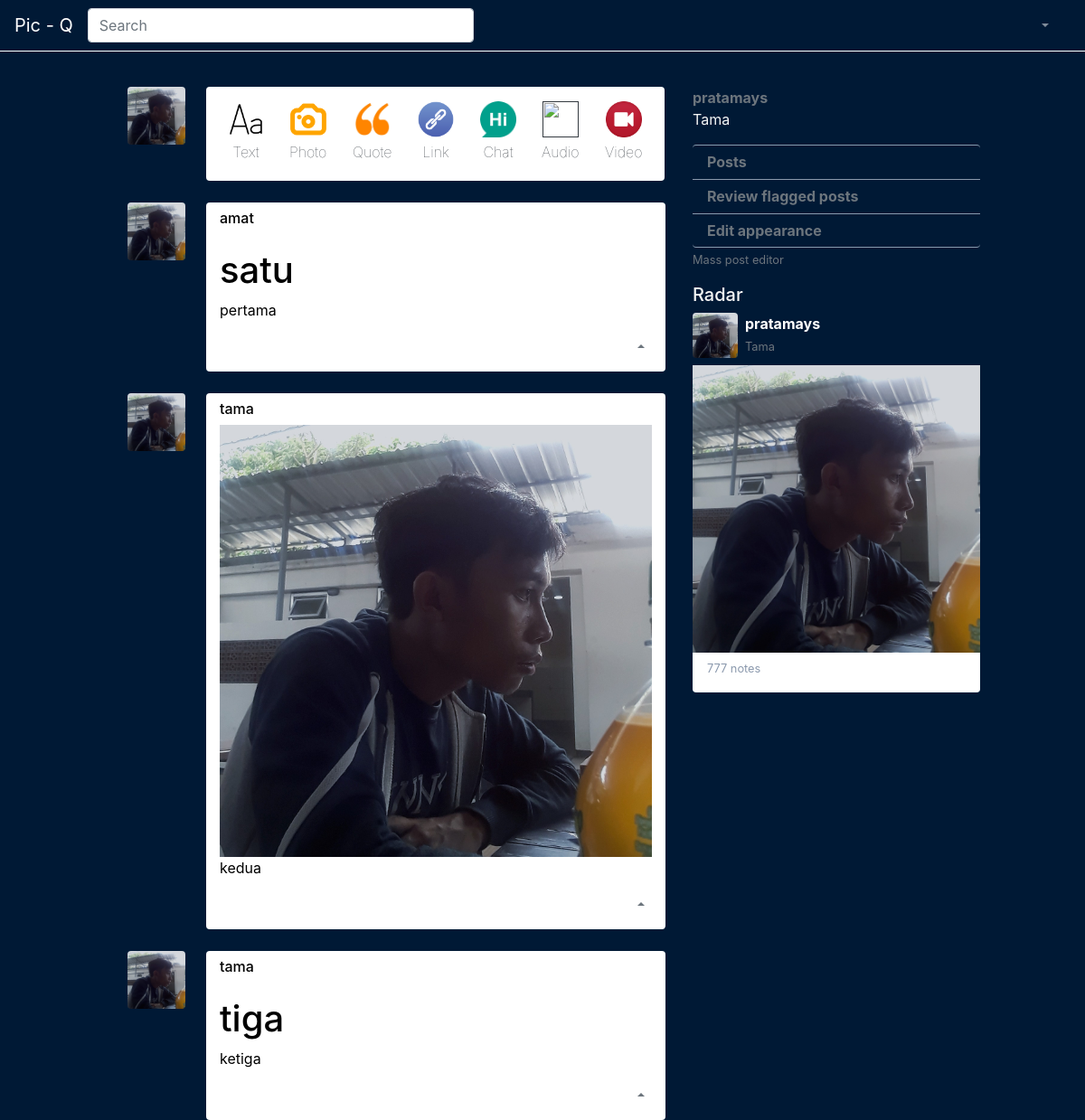
The page /index.php/primer/profil on the database as committed earlier.
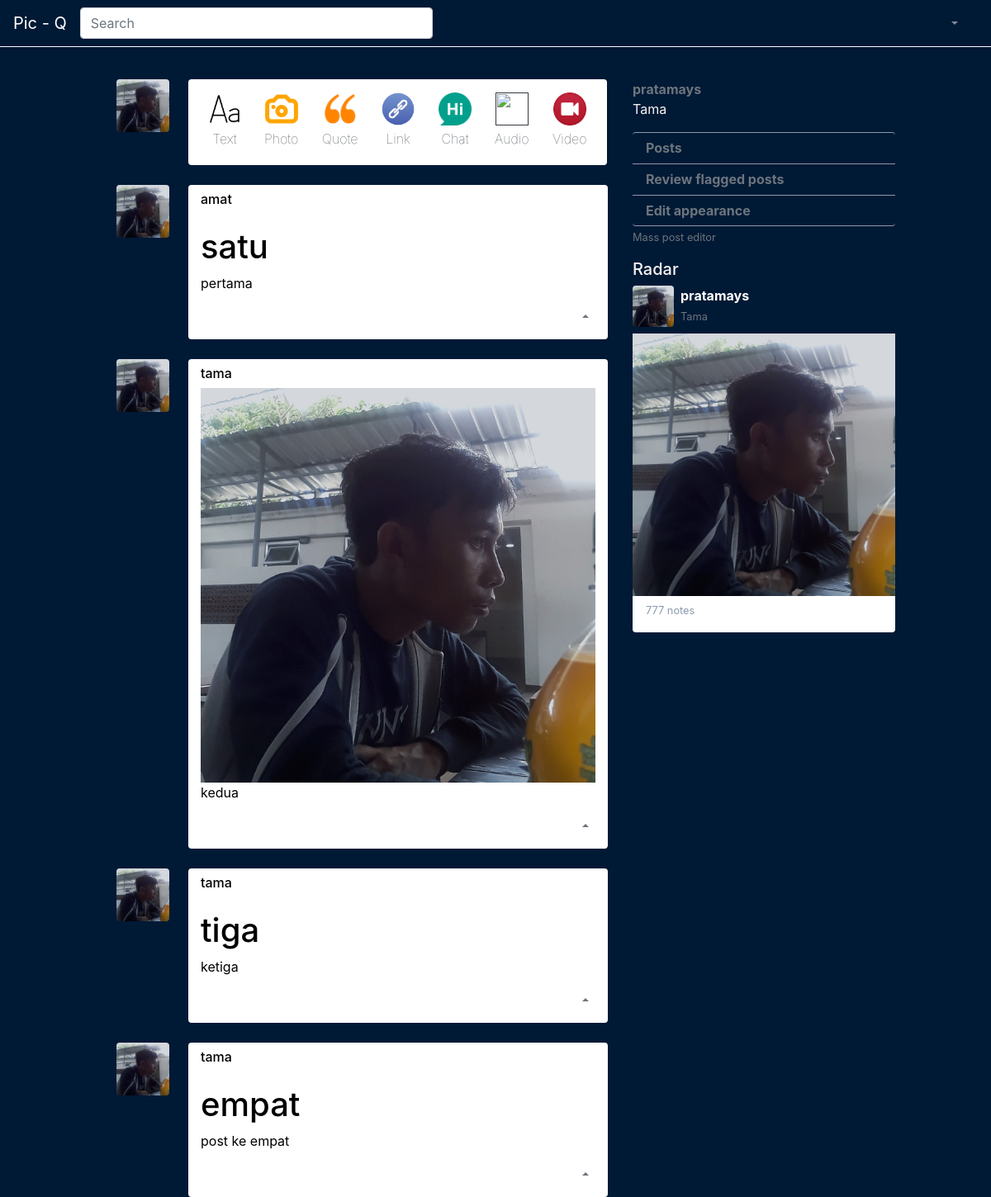
The same page on the database as committed later.
### tables this page shows
CREATE TABLE `posting` (
  `idPosting` int(11) NOT NULL,
  `username` varchar(10) NOT NULL,
  `postText` varchar(250) DEFAULT NULL,
  `postFoto` varchar(100) DEFAULT NULL,
  `caption` varchar(100) DEFAULT NULL,
  `tag` varchar(100) DEFAULT NULL
);

### application/controllers/Primer.php (called while the page is built, shortened)
<?php
class Primer extends CI_Controller {
	public function __construct()
	{
		$this->load->model('model_dashboard');
		$this->load->model('model_post');
	}
	public function profil()
	{
		$data['post'] = $this->model_dashboard->getAllPost();
		$this->load->view('template/page_header');
		$this->load->view('profil',$data);
		$this->load->view('template/modal_post');
		$this->load->view('template/modal_comment');
	}
}

### index.php (called while the page is built, shortened)
<?php
require_once BASEPATH.'core/CodeIgniter.php';

### application/models/Model_dashboard.php (called while the page is built)
<?php
class Model_dashboard extends CI_Model{
    public function getAllPost(){
        $query = $this->db->get('posting');
        return $query->result_array();
    }
}

### application/views/profil.php (the view, shortened to what this page needs)
<div class="container pl-5 mt-5">
    <div class="row ml-5">
        <div class="col col-7 mt-5">
            <div class="row">
                <div class="col col-2">
                    <a href="#fake">
                        <img alt="" class="rounded" src="<?php echo base_url(); ?>assets/tempImage-min.jpg" alt="UNKNOWN" width="64px" height="64px">
                    </a>
                </div>
                <div class="col rounded d-flex" style="background-color: white; color: black;">
                    <ul class="list-inline mx-auto mb-1 justify-content-center text-center">
                        <li class="list-inline-item">
                            <a href="" class="text-dark hvr-float" style="text-decoration:none;" data-toggle="modal" data-target="#modalText">
                                <img src="<?php echo base_url('assets/aa.png'); ?>" alt="" width="40px" height="40px">
                                <p class="font-weight-lighter mt-1">Text</p>
                            </a>
                        </li>
                        <li class="list-inline-item ml-3 mt-3">
                            <a href="" class="text-dark hvr-float" style="text-decoration:none;" data-toggle="modal" data-target="#modalFoto">
                                <img src="<?php echo base_url('assets/camera.png'); ?>" alt="" width="40px" height="40px">
                                <p class="font-weight-lighter mt-1">Photo</p>
                            </a>
                        </li>
                        <li class="list-inline-item ml-3 mt-3">
                            <a href="" class="text-dark hvr-float" style="text-decoration:none;" data-toggle="modal" data-target="#modalQuote">
                                <img src="<?php echo base_url('assets/quotes.png'); ?>" alt="" width="40px" height="40px">
                                <p class="font-weight-lighter mt-1">Quote</p>
                            </a>
                        </li>
                        <li class="list-inline-item ml-3 mt-3">
                            <a href="" class="text-dark hvr-float" style="text-decoration:none;" data-toggle="modal" data-target="#modalLink">
                                <img src="<?php echo base_url('assets/link.png'); ?>" alt="" width="40px" height="40px">
                                <p class="font-weight-lighter mt-1">Link</p>
                            </a>
                        </li>
                        <li class="list-inline-item ml-3 mt-3">
                            <a href="" class="text-dark hvr-float" style="text-decoration:none;" data-toggle="modal" data-target="#modalChat">
                                <img src="<?php echo base_url('assets/icon.png'); ?>" alt="" width="40px" height="40px">
                                <p class="font-weight-lighter mt-1">Chat</p>
                            </a>
                        </li>
                        <li class="list-inline-item ml-3 mt-3">
                            <a href="" class="text-dark hvr-float" style="text-decoration:none;" data-toggle="modal" data-target="#modalAudio">
                                <img src="<?php echo base_url('assets/headset.ico'); ?>" alt="" width="40px" height="40px">
                                <p class="font-weight-lighter mt-1">Audio</p>
                            </a>
                        </li>
                        <li class="list-inline-item ml-3 mt-3">
                            <a href="" class="text-dark hvr-float" style="text-decoration:none;" data-toggle="modal" data-target="#modalVideo">
                                <img src="<?php echo base_url('assets/video.png'); ?>" alt="" width="40px" height="40px">
                                <p class="font-weight-lighter mt-1">Video</p>
                            </a>
                        </li>
                    </ul>
                </div>
            </div>
            <?php foreach ($post as $data) : ?>
                <div class="row mt-4">
                    <div class="col col-2">
                        <a href="#fake">
                            <img alt="" class="rounded" src="<?php echo base_url(); ?>assets/tempImage-min.jpg" alt="UNKNOWN" width="64px" height="64px">
                        </a>
                    </div>
                    <div class="col rounded hvr-curl-top-right" style="background-color: white; color: black;">
                        <div>
                            <h6 class="mt-2"><?= $data['username']; ?></h6>
                        </div>
                        <div>
                            <?php if ($data['postText'] != NULL) { ?>
                                <h1 class="mt-4"><?= $data['postText']; ?></h1>
                            <?php } else { ?>
                                <img src="<?php echo base_url(); ?>profil/<?= $data['postFoto']; ?>" alt="" width=100%>
                            <?php } ?>
                        </div>
                        <div>
                            <p class=""><?= $data['caption']; ?></p>
                        </div>
                        <div class="float-right">
                            <ul class="list-inline text-muted">
                                <li class="list-inline-item mr-2 dropup">
                                    <a class="dropdown-toggle text-muted" href="#" id="dropdownPost" role="button" data-toggle="dropdown" aria-haspopup="true" aria-expanded="false">
                                    </a>
                                </li>
                            </ul>
                        </div>
                    </div>
                </div>
            <?php endforeach ?>
        </div>
        <div class="col col-4 ml-3 mt-5">
            <div>
                <a href="#" class="text-muted" style="text-decoration: none"><b>pratamays</b></a>
                <p>Tama</p>
            </div>
            <div>
                <ul class="list-group active" id="sidebar">
                    <li class="list-group-item" style="background-color:transparent; border-right:0; border-left : 0; border-color: rgb(139, 153, 173)">
                        <a href="#" class="text-muted" style="text-decoration: none; text-decoration:none;"><b>Posts</b></a></li>
                    <li class="list-group-item" style="background-color:transparent; border-right:0; border-left : 0; border-color: rgb(139, 153, 173)">
                        <a href="#" class="text-muted" style="text-decoration: none; text-decoration:none;"><b>Review flagged posts</b></a></li>
                    <li class="list-group-item" style="background-color:transparent; border-right:0; border-left : 0; border-color: rgb(139, 153, 173)">
                        <a href="#" class="text-muted" style="text-decoration: none; text-decoration:none;"><b>Edit appearance</b></a></li>
                </ul>
                <a href="#" class="mt-1 link text-muted" style="text-decoration: none"><small>Mass post editor</small></a>
            </div>
            <div>
                <h5 class="mt-3">Radar</h5>
            </div>
            <div class="d-flex">
                <a href="#fake">
                    <img alt="" class="rounded" src="<?php echo base_url(); ?>assets/tempImage-min.jpg" alt="UNKNOWN" width="50px" height="50px">
                </a>
                <div class="ml-2">
                    <a href="#" style="color:white; text-decoration: none;"><b>pratamays</b></a><br>
                    <small class="font-weigth-light text-muted">Tama</small>
                </div>
            </div>
            <div class="mt-2">
                <img src="<?php echo base_url(); ?>assets/tempImage-min.jpg" alt="" width="100%">
                <div class="d-flex rounded-bottom pt-1 pl-2" style="background-color:white" width="100%">
                    <div class="mr-auto ml-2" style="color:black">
                        <p style="color:rgb(139, 153, 173)"><small>777 notes</small></p>
                    </div>
                </div>
            </div>
        </div>
    </div>
</div>

### application/views/template/page_header.php (shortened to what this page needs)
<!DOCTYPE html>
<html lang="en">
<head>
    <link rel="stylesheet" href="https://stackpath.bootstrapcdn.com/bootstrap/4.3.1/css/bootstrap.min.css">
    <link rel="stylesheet" href="https://use.fontawesome.com/releases/v5.8.1/css/all.css">
    <link rel="stylesheet" type="text/css" href="<?php echo base_url(); ?>assets/hover.css">
    <link rel="stylesheet" type="text/css" href="<?php echo base_url(); ?>assets/comment.css">
</head>
<body>
    <nav id="navv" class="l-header fixed-top navbar navbar-expand-md navbar-dark border border-white border-top-0 border-right-0 border-left-0" style="background-color : #001935;">
        <a class="navbar-brand" href="<?php echo base_url(); ?>">Pic - Q</a>
        <div class="collapse navbar-collapse d-flex justify-content-between" id="navbarSupportedContent">
            <div id="searching">
                <form class="form-inline my-2 my-md-0" id="search-field">
                    <input class="form-control mr-sm-2" type="search" placeholder="Search" aria-label="Search">
                </form>
            </div>
            <div class="float-right">
                <ul class="navbar-nav active">
                    <li class="nav-item ">
                        <a class="nav-link" href="<?php echo base_url(); ?>">
                        </a>
                    </li>
                    <li class="nav-item">
                        <a class="nav-link" href="<?php echo base_url(); ?>primer/explorer">
                        </a>
                    </li>
                    <li class="nav-item">
                        <a class="nav-link" href="#">
                        </a>
                    </li>
                    <li class="nav-item">
                        <a class="nav-link" href="#">
                        </a>
                    </li>
                    <li class="nav-item">
                        <a class="nav-link" href="#">
                        </a>
                    </li>
                    <li class="nav-item dropdown">
                        <a class="nav-link dropdown-toggle" href="#" id="navbarDropdown" role="button" data-toggle="dropdown" aria-haspopup="true" aria-expanded="false">
                        </a>
                    </li>
                    <li class="nav-item">
                        <a class="nav-link" href="#" data-toggle="modal" data-target="#postModal">
                        </a>
                    </li>
                </ul>
            </div>
        </div>
    </nav>

### application/views/template/modal_post.php (shortened to what this page needs)
</body>
</html>

### application/views/template/page_header.php (style rules this page uses)
body { background-color: #001935; color: whitesmoke; }
#sidebar>.list-group-item { padding: 0.4em 1em; }
#search-field .form-control { width: 100%; }
#searching { width: 40% }

Rows that differ between the two databases and show on the page:
added posting: username "tama", postText "empat", caption "post ke empat"
